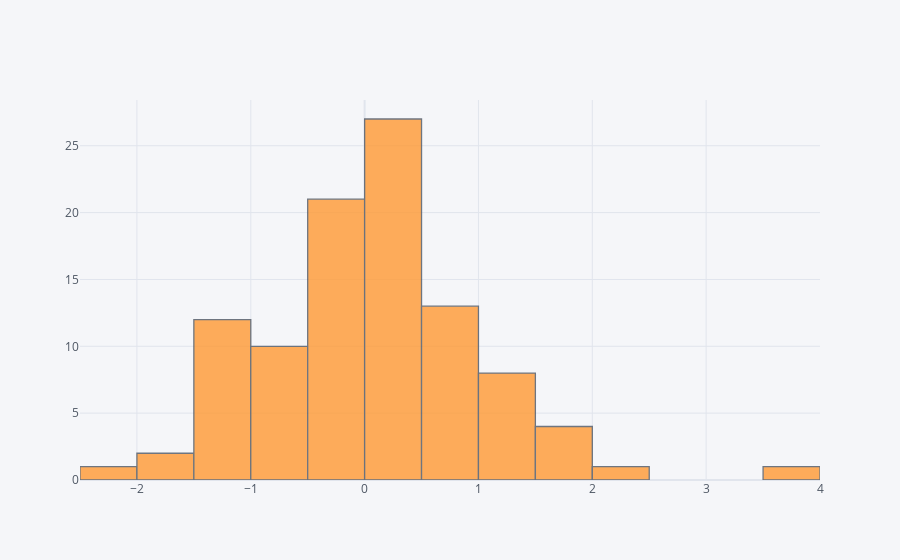

Here is the notebook cell this chart was saved with:
### Markdown cell above
## histogram

### Code cell
df['A'].iplot(kind='hist',bins=25)

### Figure 1 — Plotly figure (JSON) as saved in the notebook; plotly's stock layout.template omitted (floating-point values rounded to 4 significant figures)
{"data": [{"histfunc": "count", "histnorm": "", "marker": {"color": "rgba(255, 153, 51, 1.0)", "line": {"color": "#4D5663", "width": 1.3}}, "name": "A", "nbinsx": 25, "opacity": 0.8, "orientation": "v", "type": "histogram", "x": [-1.262, 0.5169, -1.276, 1.478, 0.1669, 0.2949, 0.9786, 0.1436, -0.8925, 0.687, -0.3184, -0.06079, 0.3046, -0.2858, 0.9555, -0.4366, 1.599, -0.1579, -0.3888, -0.592, 0.271, 0.2602, 0.5658, 0.1875, -0.1881, -1.356, -1.75, 0.8251, 0.2042, -0.2645, -0.02935, 1.908, 0.2292, 0.2868, 1.29, 0.6216, 0.6747, 1.048, -1.355, 0.08092, -0.4099, 0.2856, 0.1967, -1.141, 1.723, -0.4219, -1.742, -2.392, 0.6892, 0.198, -0.1012, -0.9604, -0.8625, 0.3525, 1.239, 2.377, -0.3316, -0.7542, 0.8278, 0.0608, -0.971, 1.224, 0.1124, -1.182, 0.1313, -1.201, 0.1577, -1.321, -0.9825, 0.7894, -1.106, 1.114, -0.1874, -0.9014, -0.1034, 1.915, -1.026, 0.13, 1.119, -0.2318, 0.2185, 1.042, 0.2456, 0.4931, 0.616, -0.02868, -0.2785, -0.6151, 0.6621, 0.3485, -1.218, -1.023, -0.3943, -0.6383, 0.1421, 3.74, 0.1844, -0.1763, 0.3713, -0.07532]}], "layout": {"barmode": "overlay", "legend": {"bgcolor": "#F5F6F9", "font": {"color": "#4D5663"}}, "paper_bgcolor": "#F5F6F9", "plot_bgcolor": "#F5F6F9", "title": {"font": {"color": "#4D5663"}}, "xaxis": {"gridcolor": "#E1E5ED", "showgrid": true, "tickfont": {"color": "#4D5663"}, "title": {"font": {"color": "#4D5663"}, "text": ""}, "zerolinecolor": "#E1E5ED"}, "yaxis": {"gridcolor": "#E1E5ED", "showgrid": true, "tickfont": {"color": "#4D5663"}, "title": {"font": {"color": "#4D5663"}, "text": ""}, "zerolinecolor": "#E1E5ED"}}}
